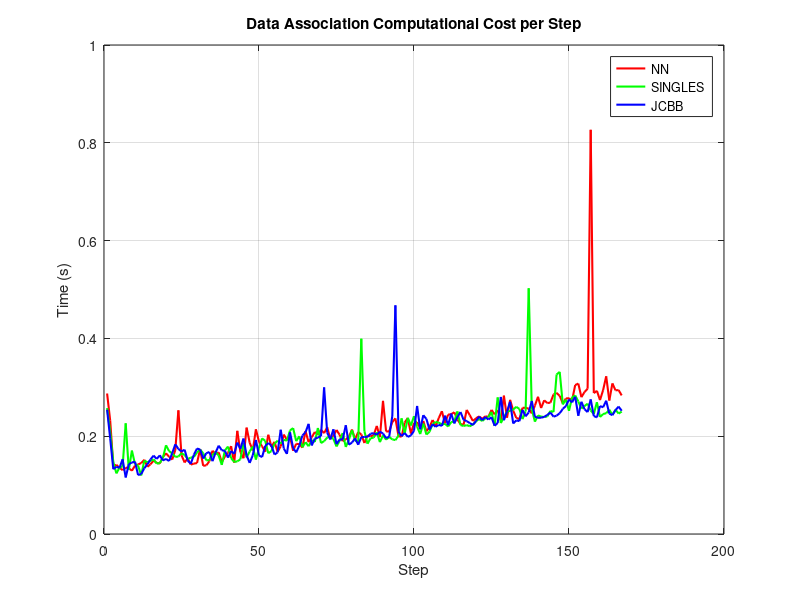

Recreate this plot in MATLAB.
load('results_NN.mat'); time_nn = results.time;
load('results_SINGLES.mat'); time_singles = results.time;
load('results_JCBB.mat'); time_jcbb = results.time;

figure;
plot(time_nn, 'r', 'LineWidth', 1.5); hold on;
plot(time_singles, 'g', 'LineWidth', 1.5);
plot(time_jcbb, 'b', 'LineWidth', 1.5);
xlabel('Step');
ylabel('Time (s)');
title('Data Association Computational Cost per Step');
legend('NN', 'SINGLES', 'JCBB');
grid on;
